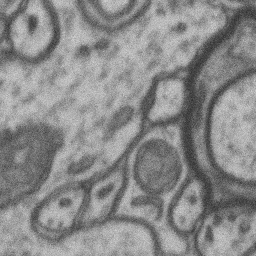
#> input picture data/train/original/testing.png_256_128_5.png, 256 x 256 px, found by its file name; its folder holds 4 pictures in this run
$ python gist.py
#> lines starting #> are read from the running program, lines starting #| are printed output that depends on the picture
### data/AGCWD.py
# Adaptive gamma correction based on the reference.
# Reference:
#   S. Huang, F. Cheng and Y. Chiu, "Efficient Contrast Enhancement Using Adaptive Gamma Correction With
#   Weighting Distribution," in IEEE Transactions on Image Processing, vol. 22, no. 3, pp. 1032-1041,
#   March 2013. doi: 10.1109/TIP.2012.2226047
# Revised from https://github.com/mss3331/AGCWD/blob/master/AGCWD.m

import numpy as np
import cv2


def agcwd(image, w=0.5):
    is_colorful = len(image.shape) >= 3
    img = extract_value_channel(image) if is_colorful else image
    img_pdf = get_pdf(img)
    max_intensity = np.max(img_pdf)
    min_intensity = np.min(img_pdf)
    w_img_pdf = max_intensity * (((img_pdf - min_intensity) / (max_intensity - min_intensity)) ** w)
    w_img_cdf = np.cumsum(w_img_pdf) / np.sum(w_img_pdf)
    l_intensity = np.arange(0, 256)
    l_intensity = np.array([255 * (e / 255) ** (1 - w_img_cdf[e]) for e in l_intensity], dtype=np.uint8)
    enhanced_image = np.copy(img)
    height, width = img.shape
    for i in range(0, height):
        for j in range(0, width):
            intensity = enhanced_image[i, j]
            enhanced_image[i, j] = l_intensity[intensity]
    enhanced_image = set_value_channel(image, enhanced_image) if is_colorful else enhanced_image
    return enhanced_image


# [5 lines left out: function extract_value_channel, not called in this run]


def get_pdf(gray_image):
    height, width = gray_image.shape
    pixel_count = height * width
    hist = cv2.calcHist([gray_image], [0], None, [256], [0, 256])
    return hist / pixel_count


# [22 lines left out: functions set_value_channel, main, not called in this run]


# [2 lines that do not run on import are left out]

### data/gist.py
import cv2
import numpy.random as random
import numpy as np
import os
import time


import skimage.io as io
from AGCWD import*


dir_input_img = "original data/original/"
dir_input_mask = "original data/"

file_dir_arr = ["mitochondria", "axon", "PSD", "vesicles", "boundaries","mitochondrial boundaries"]

n_class = 6

def is_Img(name):
    img_type = ('.png', '.jpg', '.jpeg')
    if name.endswith((img_type)):
        return True
    else:
        return False

gist_value = np.zeros((n_class, 256), np.uint64)


for img_name in os.listdir(dir_input_img):
    if is_Img(img_name):
        img = cv2.imread(os.path.join(dir_input_img, img_name), 0)
#> img is the input picture: shape (256, 256); min 46, max 210, mean 138.1
        img = agcwd(img)
#> in get_pdf, `hist = cv2.calcHist([gray_image], [0], None, [256], [0, 256])`: hist = 256 values, max 877 at index 169, min 0 at index 0, mean 256
#> in agcwd, `img_pdf = get_pdf(img)`: img_pdf = 256 values, max 0.0134 at index 169, min 0 at index 0, mean 0.00391
#> in agcwd, `max_intensity = np.max(img_pdf)`: max_intensity = 0.0134
#> in agcwd, `min_intensity = np.min(img_pdf)`: min_intensity = 0
#> in agcwd, `w_img_pdf = max_intensity * (((img_pdf - min_intensity) / (max_intensi..`: w_img_pdf = 256 values, max 0.0134 at index 169, min 0 at index 0, mean 0.00526
#> in agcwd, `w_img_cdf = np.cumsum(w_img_pdf) / np.sum(w_img_pdf)`: w_img_cdf = 256 values from 0 to 1
#> in agcwd, `l_intensity = np.array([255 * (e / 255) ** (1 - w_img_cdf[e]) for e in..`: l_intensity = 256 values from 0 to 255
#> after the loop in agcwd, `for i in range(0, height):`:
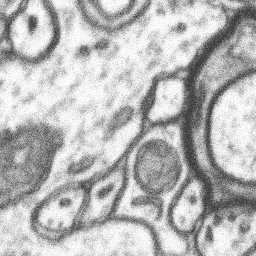
#> enhanced_image: shape (256, 256); min 46, max 255, mean 184.6

        cv2.imshow(img_name, img)
        print(img.shape)
#| (256, 256)
        cv2.waitKey()

    for i in range(n_class):

        mask = cv2.imread(os.path.join(dir_input_mask, file_dir_arr[i], img_name), 0)

        mask_i = img[mask == 255].ravel()
#> mask_i = empty array

        for value in mask_i:
            gist_value[i][value] = gist_value[i][value] + 1
#> this loop made 0 passes
#> pass 2 of the loop `for img_name in os.listdir(dir_input_img):`:
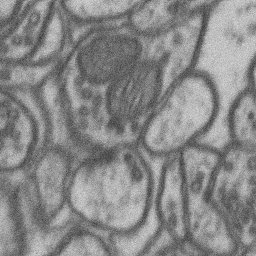
#> input picture data/train/original/training0013.png_256_128_4.png, 256 x 256 px, found by its file name
#> img is the input picture: shape (256, 256); min 52, max 220, mean 135.9
#> img_pdf = 256 values, max 0.0128 at index 107, min 0 at index 0, mean 0.00391
#> max_intensity = 0.0128
#> w_img_pdf = 256 values, max 0.0128 at index 107, min 0 at index 0, mean 0.00508
#> after the loop in agcwd (call 2), `for i in range(0, height):`:
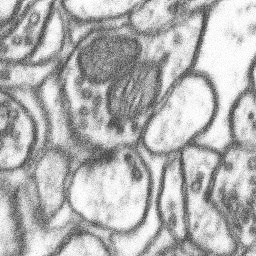
#> enhanced_image: shape (256, 256); min 52, max 255, mean 178.8
#| (256, 256)
#> pass 3 of the loop `for img_name in os.listdir(dir_input_img):`:
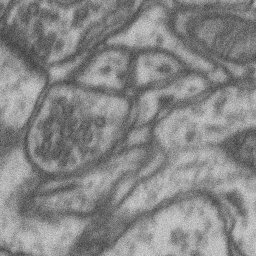
#> input picture data/train/original/training0046.png_256_128_16.png, 256 x 256 px, found by its file name
#> img is the input picture: shape (256, 256); min 55, max 219, mean 134.7
#> img_pdf = 256 values, max 0.0124 at index 112, min 0 at index 0, mean 0.00391
#> max_intensity = 0.0124
#> w_img_pdf = 256 values, max 0.0124 at index 112, min 0 at index 0, mean 0.00488
#> after the loop in agcwd (call 3), `for i in range(0, height):`:
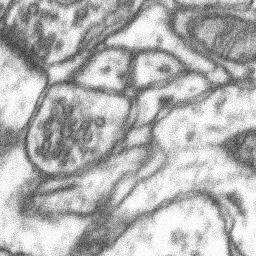
#> enhanced_image: shape (256, 256); min 55, max 255, mean 179
#| (256, 256)
#> the loop made 4 passes; the first 3 are shown


for i in range(n_class):
    np.savetxt("gistogramm agcwd " + file_dir_arr[i] + ".txt", [gist_value[i]], fmt="%d", delimiter=' ')
#> this loop made 6 passes
